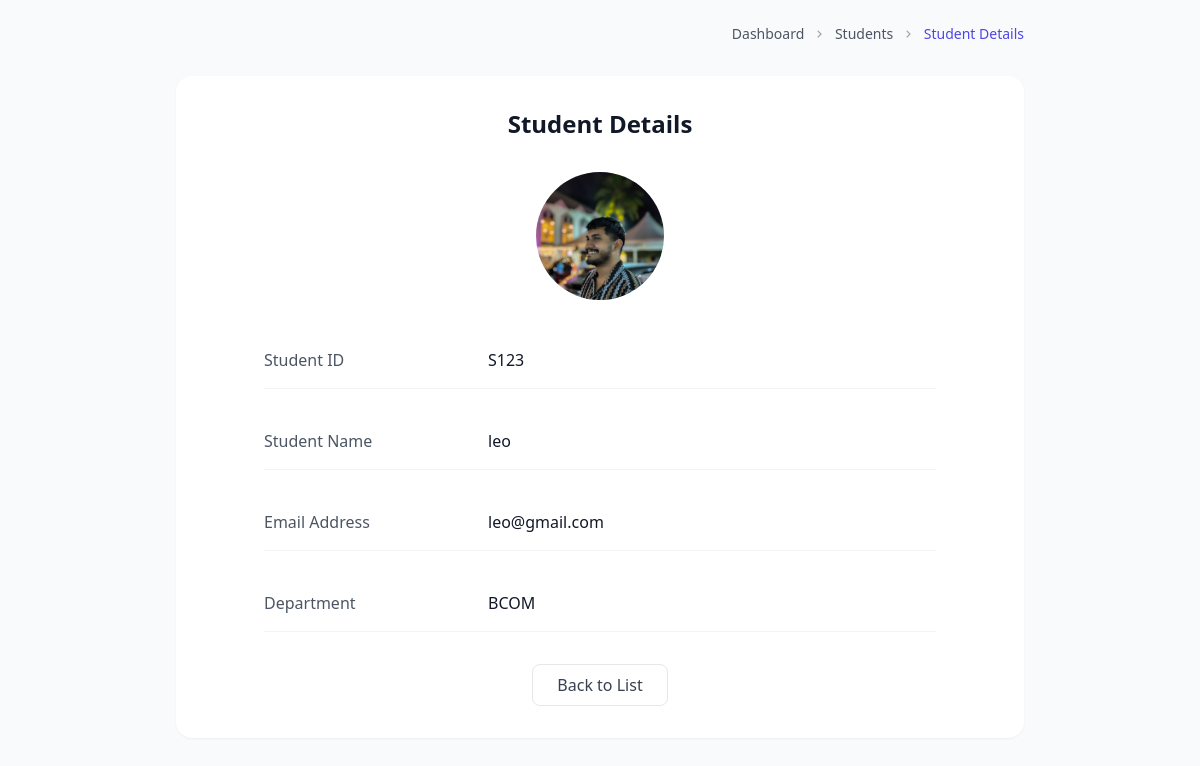
Before: /app/students/view/3/ with the older database file.
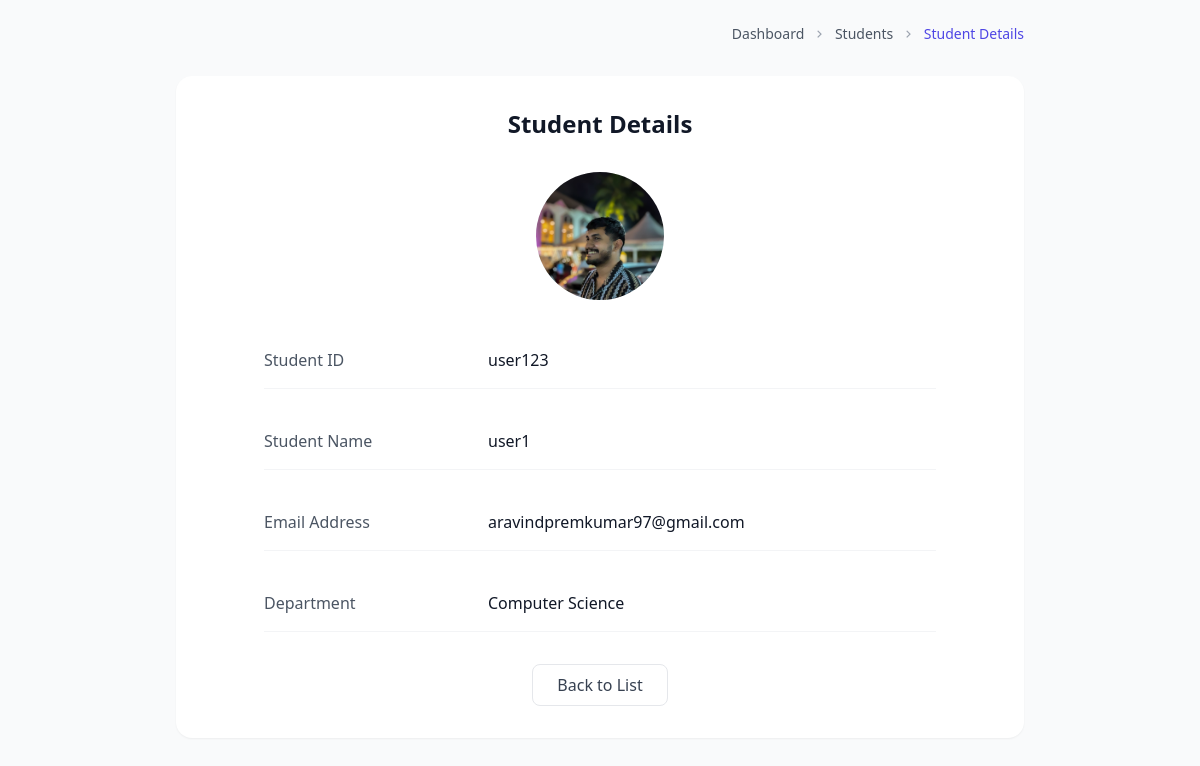
After: the same page with the newer database file.
### student/models.py (models this page shows, shortened)
class Student(AbstractBaseUser):
    student_name = models.CharField(max_length=100)
    student_id = models.CharField(max_length=20, unique=True)
    email = models.EmailField(unique=True)
    department = models.CharField(max_length=100)
    photo = models.ImageField(upload_to='student_photos/')
    leave_balance = models.PositiveIntegerField(default=10)
    is_active = models.BooleanField(default=True)
    is_staff = models.BooleanField(default=False)
    is_superuser = models.BooleanField(default=False)
    USERNAME_FIELD = 'student_id'
    REQUIRED_FIELDS = ['email','student_name']
    objects = StudentManager()

### app/views.py (the view)
# urls.py: path('students/view/<int:student_id>/', views.view_student, name='view_student'),
def view_student(request, student_id):
    try:
        student = Student.objects.get(id=student_id)
    except Student.DoesNotExist:
        return redirect('student_list')
    return render(request, 'view_student.html', {'student': student})

### app/templates/view_student.html (shortened to what this page needs)
<!DOCTYPE html>
<html lang="en">
  <head>
    <script src="https://cdn.tailwindcss.com"></script>
    <link
      rel="stylesheet"
      href="https://cdn.jsdelivr.net/npm/remixicon@4.5.0/fonts/remixicon.css"
    />
  </head>
  <body class="bg-gray-50 min-h-screen">
    <div class="max-w-4xl mx-auto p-6">
      <div class="flex items-center mb-8">
        <nav class="ml-auto">
          <ol class="flex items-center space-x-2 text-sm">
            <li>
              <a href="#" class="text-gray-600 hover:text-primary">Dashboard</a>
            </li>
            <li><i class="ri-arrow-right-s-line text-gray-400"></i></li>
            <li>
              <a href="#" class="text-gray-600 hover:text-primary">Students</a>
            </li>
            <li><i class="ri-arrow-right-s-line text-gray-400"></i></li>
            <li class="text-primary">Student Details</li>
          </ol>
        </nav>
      </div>
      <div class="bg-white rounded-lg shadow-sm p-8">
        <h1 class="text-2xl font-semibold text-gray-900 mb-8 text-center">
          Student Details
        </h1>
        <div class="flex justify-center mb-8">
          <div class="w-32 h-32 rounded-full bg-gray-200 overflow-hidden">
            <img
              src="{{student.photo.url}}"
              alt="Student Photo"
              class="w-full h-full object-cover"
            />
          </div>
        </div>
        <div class="grid grid-cols-1 gap-6 max-w-2xl mx-auto">
          <div class="flex border-b border-gray-100 py-4">
            <span class="text-gray-600 w-1/3">Student ID</span>
            <span class="text-gray-900 w-2/3">{{student.student_id}}</span>
          </div>
          <div class="flex border-b border-gray-100 py-4">
            <span class="text-gray-600 w-1/3">Student Name</span>
            <span class="text-gray-900 w-2/3">{{student.student_name}}</span>
          </div>
          <div class="flex border-b border-gray-100 py-4">
            <span class="text-gray-600 w-1/3">Email Address</span>
            <span class="text-gray-900 w-2/3">{{student.email}}</span>
          </div>
          <div class="flex border-b border-gray-100 py-4">
            <span class="text-gray-600 w-1/3">Department</span>
            <span class="text-gray-900 w-2/3">{{student.department}}</span>
          </div>
        </div>
        <div class="flex justify-center mt-8">
          <a
            href="{% url 'student_list' %}"
            class="px-6 py-2 border border-gray-200 rounded-button text-gray-700 hover:bg-gray-50 transition-colors cursor-pointer whitespace-nowrap"
          >
            Back to List
          </a>
        </div>
      </div>
    </div>
  </body>
</html>

Changed rows visible on the page:
changed Student: student_id "S123" → "user123"; student_name "leo" → "user1"; email "leo@gmail.com" → "aravindpremkumar97@gmail.com"; department "BCOM" → "Computer Science"
